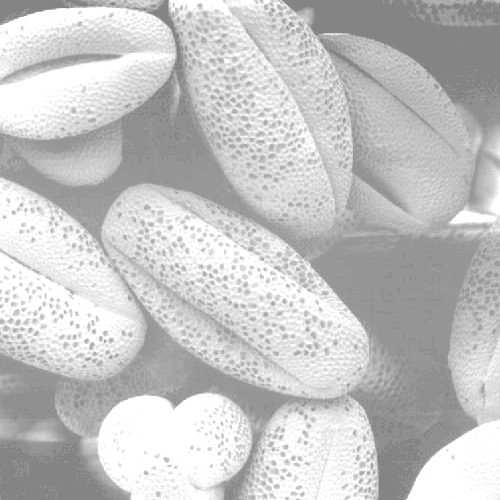
#> input picture Class code/Bright.jpg, 500 x 500 px, given in place of Bright.tif, which was not available
$ jupyter execute 'Histogram - Bright & Dark Image.ipynb'   (text cells are left out)
#> lines starting #> are read from the running program, lines starting #| are printed output that depends on the picture; pictures that were not available may be replaced by others from this repository, and a replacement may not be noted
[cell 1]
import cv2
import numpy as np
from matplotlib import pyplot as plt

# Load the color image
image = cv2.imread('Bright.tif')
#> image is the input picture: shape (500, 500, 3); min 125, max 255, mean 196.3

# Convert the image to grayscale
gray_image = cv2.cvtColor(image, cv2.COLOR_BGR2GRAY)

hist_original = cv2.calcHist([gray_image], [0], None, [256], [0, 256])
#> hist_original = 256 values, max 21328 at index 255, min 0 at index 0, mean 976.6

# Apply histogram equalization
equalized_image = cv2.equalizeHist(gray_image)
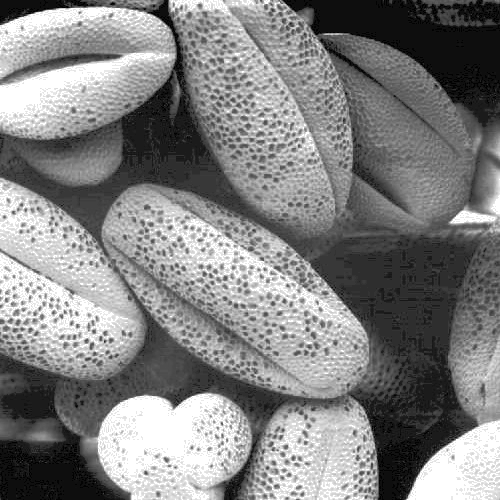
#> equalized_image: shape (500, 500); min 0, max 255, mean 129.7

# Plotting the original grayscale image, equalized image, and histograms
plt.figure(figsize=(10, 7))

# Show original grayscale image
plt.subplot(2, 2, 1)
plt.imshow(gray_image, cmap='gray')
plt.title('Original Grayscale Image')
plt.axis('off')

# Show equalized grayscale image
plt.subplot(2, 2, 2)
plt.imshow(equalized_image, cmap='gray')
plt.title('Equalized Image')
plt.axis('off')

# Plot histogram of the original grayscale image
plt.subplot(2, 2, 3)
plt.plot(hist_original, color='black')
plt.title('Original Histogram')
plt.xlim([0, 256])

# Plot histogram of the equalized image
plt.subplot(2, 2, 4)
hist_equalized = cv2.calcHist([equalized_image], [0], None, [256], [0, 256])
#> hist_equalized = 256 values, max 21328 at index 255, min 0 at index 2, mean 976.6
plt.plot(hist_equalized, color='black')
plt.title('Equalized Histogram')
plt.xlim([0, 256])

plt.tight_layout()
plt.show()
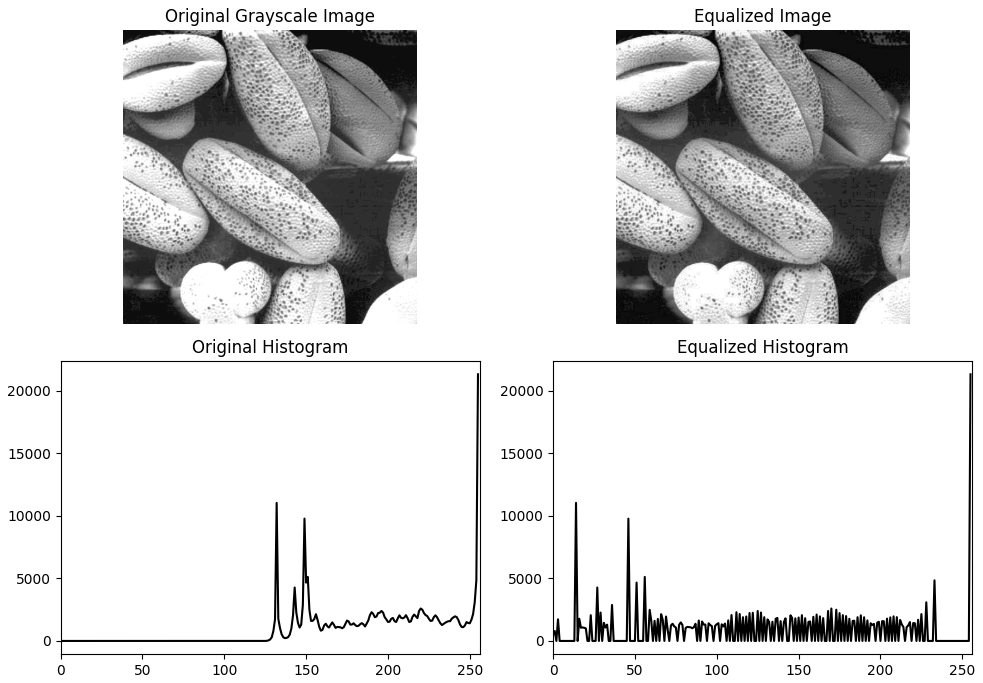
#> figure drawn by matplotlib, 4 panels; panel 3: curve peaks at x = 255, y = 21328; panel 4: curve peaks at x = 255, y = 21328

[cell 2]
import cv2
import numpy as np
from matplotlib import pyplot as plt

# Load the color image
image = cv2.imread('Dark.tif')
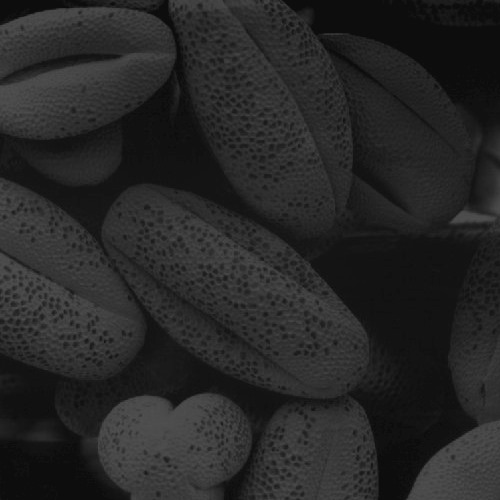
#> input picture Class code/Dark.jpg, 500 x 500 px, given in place of Dark.tif, which was not available
#> image is the input picture: shape (500, 500, 3); min 9, max 83, mean 38.8

# Convert the image to grayscale
gray_image = cv2.cvtColor(image, cv2.COLOR_BGR2GRAY)

# Apply histogram equalization
equalized_image = cv2.equalizeHist(gray_image)

# Plotting the original grayscale image, equalized image, and histograms
plt.figure(figsize=(10, 7))

# Show original grayscale image
plt.subplot(2, 2, 1)
plt.imshow(gray_image, cmap='gray')
plt.title('Original Grayscale Image')
plt.axis('off')

# Show equalized grayscale image
plt.subplot(2, 2, 2)
plt.imshow(equalized_image, cmap='gray')
plt.title('Equalized Image')
plt.axis('off')

# Plot histogram of the original grayscale image
plt.subplot(2, 2, 3)
hist_original = cv2.calcHist([gray_image], [0], None, [256], [0, 256])
#> hist_original = 256 values, max 14595 at index 19, min 0 at index 0, mean 976.6
plt.plot(hist_original, color='black')
plt.title('Original Histogram')
plt.xlim([0, 256])

# Plot histogram of the equalized image
plt.subplot(2, 2, 4)
hist_equalized = cv2.calcHist([equalized_image], [0], None, [256], [0, 256])
#> hist_equalized = 256 values, max 14595 at index 49, min 0 at index 1, mean 976.6
plt.plot(hist_equalized, color='black')
plt.title('Equalized Histogram')
plt.xlim([0, 256])

plt.tight_layout()
plt.show()
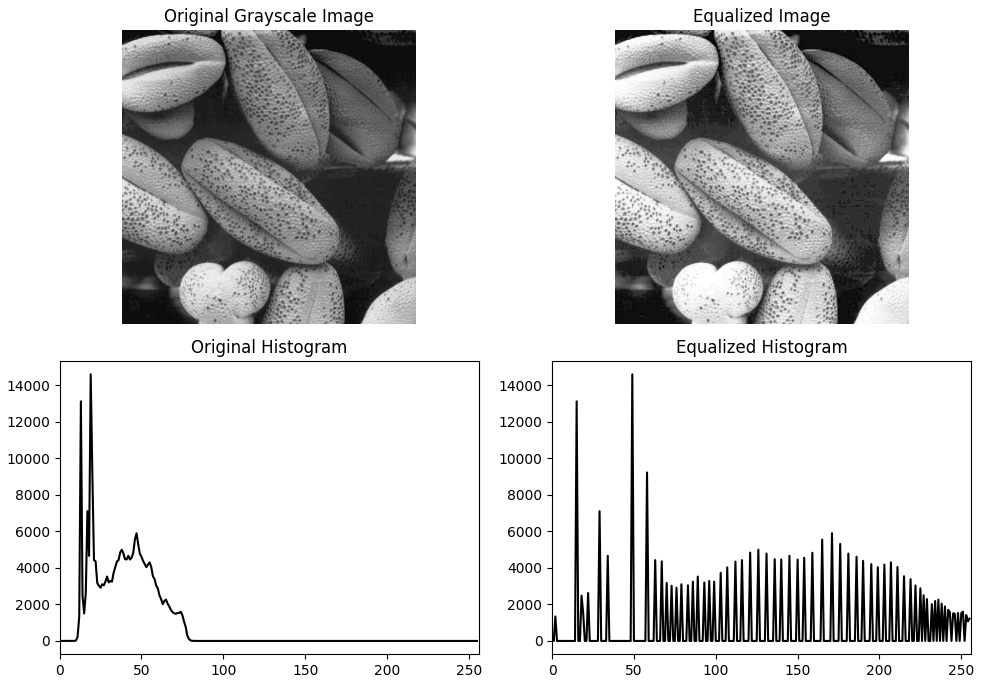
#> figure drawn by matplotlib, 4 panels; panel 3: curve peaks at x = 19, y = 14595; panel 4: curve peaks at x = 49, y = 14595
